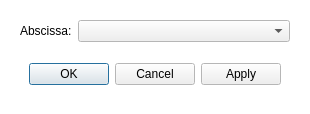
<?xml version="1.0" encoding="UTF-8"?>
<ui version="4.0">
 <class>Dialog</class>
 <widget class="QDialog" name="Dialog">
  <property name="geometry">
   <rect>
    <x>0</x>
    <y>0</y>
    <width>291</width>
    <height>114</height>
   </rect>
  </property>
  <property name="palette">
   <palette>
    <active>
     <colorrole role="Base">
      <brush brushstyle="SolidPattern">
       <color alpha="255">
        <red>255</red>
        <green>255</green>
        <blue>255</blue>
       </color>
      </brush>
     </colorrole>
     <colorrole role="Window">
      <brush brushstyle="SolidPattern">
       <color alpha="255">
        <red>255</red>
        <green>255</green>
        <blue>255</blue>
       </color>
      </brush>
     </colorrole>
    </active>
    <inactive>
     <colorrole role="Base">
      <brush brushstyle="SolidPattern">
       <color alpha="255">
        <red>255</red>
        <green>255</green>
        <blue>255</blue>
       </color>
      </brush>
     </colorrole>
     <colorrole role="Window">
      <brush brushstyle="SolidPattern">
       <color alpha="255">
        <red>255</red>
        <green>255</green>
        <blue>255</blue>
       </color>
      </brush>
     </colorrole>
    </inactive>
    <disabled>
     <colorrole role="Base">
      <brush brushstyle="SolidPattern">
       <color alpha="255">
        <red>255</red>
        <green>255</green>
        <blue>255</blue>
       </color>
      </brush>
     </colorrole>
     <colorrole role="Window">
      <brush brushstyle="SolidPattern">
       <color alpha="255">
        <red>255</red>
        <green>255</green>
        <blue>255</blue>
       </color>
      </brush>
     </colorrole>
    </disabled>
   </palette>
  </property>
  <property name="windowTitle">
   <string>Gráfico</string>
  </property>
  <layout class="QGridLayout" name="gridLayout">
   <item row="0" column="0">
    <widget class="QWidget" name="widget_2" native="true">
     <layout class="QGridLayout" name="gridLayout_2">
      <item row="0" column="0">
       <layout class="QFormLayout" name="options_widget">
        <item row="0" column="0">
         <widget class="QLabel" name="label">
          <property name="text">
           <string>Abscissa:</string>
          </property>
         </widget>
        </item>
        <item row="0" column="1">
         <widget class="QComboBox" name="xdata"/>
        </item>
       </layout>
      </item>
      <item row="1" column="0">
       <widget class="QWidget" name="widget" native="true">
        <layout class="QGridLayout" name="gridLayout_3">
         <item row="0" column="0">
          <widget class="QDialogButtonBox" name="buttonBox">
           <property name="orientation">
            <enum>Qt::Horizontal</enum>
           </property>
           <property name="standardButtons">
            <set>QDialogButtonBox::Apply|QDialogButtonBox::Cancel|QDialogButtonBox::Ok</set>
           </property>
          </widget>
         </item>
        </layout>
       </widget>
      </item>
     </layout>
    </widget>
   </item>
  </layout>
 </widget>
 <resources/>
 <connections>
  <connection>
   <sender>buttonBox</sender>
   <signal>accepted()</signal>
   <receiver>Dialog</receiver>
   <slot>accept()</slot>
   <hints>
    <hint type="sourcelabel">
     <x>248</x>
     <y>254</y>
    </hint>
    <hint type="destinationlabel">
     <x>157</x>
     <y>274</y>
    </hint>
   </hints>
  </connection>
  <connection>
   <sender>buttonBox</sender>
   <signal>rejected()</signal>
   <receiver>Dialog</receiver>
   <slot>reject()</slot>
   <hints>
    <hint type="sourcelabel">
     <x>316</x>
     <y>260</y>
    </hint>
    <hint type="destinationlabel">
     <x>286</x>
     <y>274</y>
    </hint>
   </hints>
  </connection>
 </connections>
</ui>
